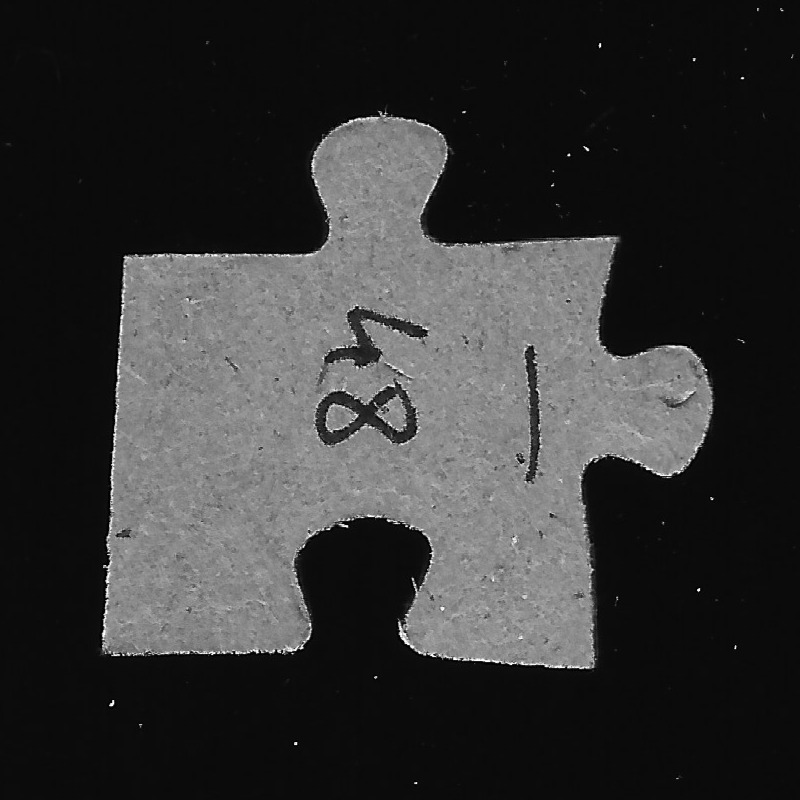
#> input picture data/single.JPG, 800 x 800 px
$ python debug_functions.py
#> lines starting #> are read from the running program, lines starting #| are printed output that depends on the picture; after the words box and inside, x2 and y2 are one past the last pixel; in counts of white or black regions, pixels touching at a corner belong together
### reference_py/preprocessing.py
import sys
from pathlib import Path
import matplotlib.pyplot as plt
from scipy.signal import find_peaks
from scipy.ndimage import filters
import numpy as np
from PIL import Image

PROJECT_ROOT = Path(__file__).resolve().parent.parent
if str(PROJECT_ROOT) not in sys.path:
    sys.path.insert(0, str(PROJECT_ROOT))

def load_grayscale_image(image_path):
#> called with image_path = '../data/single.JPG'
    image = Image.open(image_path).convert("L")
#| type: <class 'numpy.ndarray'>
#| shape: (800, 800)
#| dtype: uint8
#| min/max: 0 255
#| unique values (first 20): [ 0  1  2  3  4  5  6  7  8  9 10 11 12 13 14 15 16 17 18 19]
    return np.array(image)

# [5 lines left out: function show_img, not called in this run]


def create_gaussian_kernel(size=8, sigma=1.0):
    """
    Create a Gaussian kernel matrix.
    """
    ax = np.arange(-(size // 2), size // 2 + 1)
    xx, yy = np.meshgrid(ax, ax)
    kernel = np.exp(-(xx**2 + yy**2) / (2 * sigma**2))
    kernel = kernel / np.sum(kernel)
    return kernel

def gaussian_filter(image, kernel_size=5, sigma=1.0):

    """
    Apply Gaussian Blur manually using convolution.
    """
#> called with kernel_size = 5, sigma = 1
    # Create Gaussian kernel
    kernel = create_gaussian_kernel(kernel_size, sigma)

    # Image dimensions
    height, width = image.shape

    # Padding size
    pad = kernel_size // 2

    # Pad image borders
    padded = np.pad(image, pad_width=pad, mode='constant')

    # Output image
    blurred = np.zeros_like(image, dtype=np.float32)

    # Convolution
    for y in range(height):
        for x in range(width):
            # Extract local region
            region = padded[y:y + kernel_size, x:x + kernel_size]
            # Apply kernel
            blurred[y, x] = np.sum(region * kernel)
    return blurred.astype(np.uint8)
#| type: <class 'numpy.ndarray'>
#| shape: (800, 800)
#| dtype: uint8
#| min/max: 5 222
#| unique values (first 20): [ 5  6  7  8  9 10 11 12 13 14 15 16 17 18 19 20 21 22 23 24]

def otsu_threshold(image):

    hist, _ = np.histogram(image.ravel(), bins=256, range=(0, 256))
#> hist = 256 values, max 239603 at index 11, min 0 at index 0, mean 2500
    total_pixels = image.size
    sum_total = np.dot(np.arange(256), hist)
#> sum_total = 33199163

    sum_background = 0
    weight_background = 0
    max_variance = 0
    threshold = 0

    for t in range(256):

        weight_background += hist[t]
        if weight_background == 0:
            continue

        weight_foreground = total_pixels - weight_background
        if weight_foreground == 0:
            break

        sum_background += t * hist[t]
        mean_background = sum_background / weight_background
        mean_foreground = (sum_total - sum_background) / weight_foreground
        variance_between = (
            weight_background
            * weight_foreground
            * (mean_background - mean_foreground) ** 2
        )

        if variance_between > max_variance:
            max_variance = variance_between
            threshold = t
#> this loop made 223 passes
#> (weight_background, weight_foreground, sum_background, mean_background, mean_foreground, max_variance) on passes 6 to 13: (4, 639996, 20, 5, 51.87, 5.62e+09), (99, 639901, 590, 5.96, 51.88, 1.34e+11), (2905, 637095, 20232, 6.96, 52.08, 3.77e+12), (3296, 636704, 23360, 7.09, 52.11, 4.25e+12), (8625, 631375, 71321, 8.27, 52.47, 1.06e+13), (145980, 494020, 1444871, 9.9, 64.28, 2.13e+14), (385583, 254417, 4080504, 10.58, 114.5, 1.06e+15), (411795, 228205, 4395048, 10.67, 126.2, 1.25e+15)
#> after the loop, max_variance = 1.4e+15; sum_background = 33198941; threshold = 74; weight_background = 640000
    binary = image > threshold
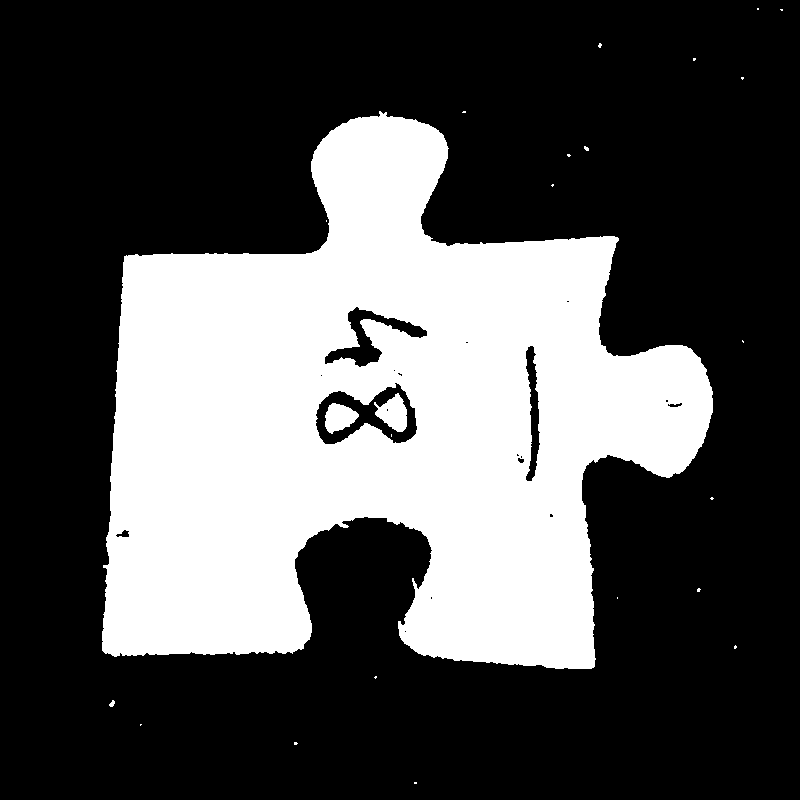
#> binary: shape (800, 800) bool; 32.1% white; 24 white regions (20 under 20 px), largest, box (x1, y1, x2, y2) and area: (102, 111, 713, 669) 203641, (374, 393, 407, 432) 775, (325, 403, 359, 434) 692, (109, 700, 115, 707) 27
    return binary.astype(np.uint8) * 255, threshold


# [10 lines that do not run on import are left out]

### reference_py/cleaning_and_boundary_extraction.py
import sys
from pathlib import Path
import matplotlib.pyplot as plt
from scipy.signal import find_peaks
from scipy.ndimage import filters
import numpy as np
from PIL import Image

PROJECT_ROOT = Path(__file__).resolve().parent.parent
if str(PROJECT_ROOT) not in sys.path:
    sys.path.insert(0, str(PROJECT_ROOT))


def load_grayscale_image(image_path):
    image = Image.open(image_path).convert("L")
    return np.array(image)


# [5 lines left out: function show_img, not called in this run]


def erode(image, kernel, iterations=1):

    result = image.copy()
    kh, kw = kernel.shape
    pad_h, pad_w = kh // 2, kw // 2

    for _ in range(iterations):

        padded = np.pad(result, ((pad_h, pad_h), (pad_w, pad_w)), mode="constant")
        new_image = np.zeros_like(result)
        for i in range(result.shape[0]):
            for j in range(result.shape[1]):
                region = padded[i : i + kh, j : j + kw]

                # Erosion: all kernel positions must match foreground
                if np.all(region[kernel == 1] == 255):
                    new_image[i, j] = 255
        result = new_image
    return result


def dilate(image, kernel, iterations=1):

    result = image.copy()
    kh, kw = kernel.shape
    pad_h, pad_w = kh // 2, kw // 2

    for _ in range(iterations):
        padded = np.pad(result, ((pad_h, pad_h), (pad_w, pad_w)), mode="constant")
        new_image = np.zeros_like(result)
        for i in range(result.shape[0]):
            for j in range(result.shape[1]):
                region = padded[i : i + kh, j : j + kw]

                # Dilation: any kernel position matches foreground
                if np.any(region[kernel == 1] == 255):
                    new_image[i, j] = 255
        result = new_image

    return result


def morphological_open(image, kernel, iterations=1):
    eroded = erode(image, kernel, iterations)
    opened = dilate(eroded, kernel, iterations)
    return opened


def get_external_boundary_mask(binary):

    binary = (binary > 0).astype(np.uint8)
    h, w = binary.shape

    # Find external black background
    external_bg = np.zeros((h, w), dtype=bool)

    stack = []

    for x in range(w):
        if binary[0, x] == 0:
            stack.append((0, x))

        if binary[h - 1, x] == 0:
            stack.append((h - 1, x))

    for y in range(h):

        if binary[y, 0] == 0:
            stack.append((y, 0))

        if binary[y, w - 1] == 0:
            stack.append((y, w - 1))

    neighbors4 = [(-1, 0), (1, 0), (0, -1), (0, 1)]

    while stack:
        y, x = stack.pop()
        if y < 0 or y >= h or x < 0 or x >= w:
            continue

        if external_bg[y, x]:
            continue

        if binary[y, x] != 0:
            continue

        external_bg[y, x] = True
        for dy, dx in neighbors4:
            stack.append((y + dy, x + dx))

    # Keep only white pixels touching external background

    boundary = np.zeros((h, w), dtype=np.uint8)

    neighbors8 = [(-1, -1), (-1, 0), (-1, 1), (0, -1), (0, 1), (1, -1), (1, 0), (1, 1)]

    for y in range(h):
        for x in range(w):
            if binary[y, x] == 0:
                continue

            for dy, dx in neighbors8:
                ny, nx = y + dy, x + dx
                if 0 <= ny < h and 0 <= nx < w:
                    if external_bg[ny, nx]:
                        boundary[y, x] = 255
                        break
    return boundary


# [26 lines that do not run on import are left out]

### reference_py/contour_to_signal.py
import sys
from pathlib import Path
import matplotlib.pyplot as plt
from scipy.signal import find_peaks
from scipy.ndimage import filters
import numpy as np
from PIL import Image

PROJECT_ROOT = Path(__file__).resolve().parent.parent
if str(PROJECT_ROOT) not in sys.path:
    sys.path.insert(0, str(PROJECT_ROOT))

DATA_DIR = PROJECT_ROOT / "data"
DEBUG_DIR = DATA_DIR / "test_data" / "debug_images"
DEBUG_DIR.mkdir(exist_ok=True)

def load_grayscale_image(image_path):
    image = Image.open(image_path).convert("L")
    return np.array(image)


# [5 lines left out: function show_img, not called in this run]


# Clockwise neighbors

DIRECTIONS = [
    (0, 1),  # right
    (1, 1),  # down-right
    (1, 0),  # down
    (1, -1),  # down-left
    (0, -1),  # left
    (-1, -1),  # up-left
    (-1, 0),  # up
    (-1, 1),  # up-right
]


def trace_contour(boundary):

    h, w = boundary.shape
    ys, xs = np.where(boundary > 0)

    if len(xs) == 0:
        return []

    # Start point
    start = (ys[0], xs[0])
    contour = [start]
    current = start
    prev_dir = 0
    visited = set()
    visited.add(start)

    while True:

        found = False

        # Moore neighborhood tracing
        for i in range(8):
            dir_idx = (prev_dir + i) % 8
            dy, dx = DIRECTIONS[dir_idx]
            ny = current[0] + dy
            nx = current[1] + dx

            if 0 <= ny < h and 0 <= nx < w and boundary[ny, nx]:

                next_point = (ny, nx)
                if next_point == start and len(contour) > 10:
                    return contour

                if next_point not in visited:
                    contour.append(next_point)
                    visited.add(next_point)
                    current = next_point
                    prev_dir = (dir_idx + 5) % 8
                    found = True
                    break

        if not found:
            break

    return contour


def simplify_chain_approx(contour):

    if len(contour) <= 2:
        return contour

    simplified = [contour[0]]

    for i in range(1, len(contour) - 1):
        y0, x0 = contour[i - 1]
        y1, x1 = contour[i]
        y2, x2 = contour[i + 1]
        dx1 = np.sign(x1 - x0)
        dy1 = np.sign(y1 - y0)
        dx2 = np.sign(x2 - x1)
        dy2 = np.sign(y2 - y1)

        # Keep only corners/direction changes
        if (dx1, dy1) != (dx2, dy2):
            simplified.append(contour[i])

    simplified.append(contour[-1])
    return simplified


def find_contour_chain_approx_simple(boundary):

    # boundary = get_external_boundary(binary)
    contour = trace_contour(boundary)
    contour = simplify_chain_approx(contour)

    # Convert to OpenCV-style (x, y)
    contour = np.array([(x, y) for y, x in contour])
    return contour


def smooth_contour(points, window=15):
    pts = np.array(points, dtype=float)
    xs = pts[:, 0]
    ys = pts[:, 1]

    # Circular padding (important for closed contours)
    pad = window // 2
    xs_pad = np.pad(xs, (pad, pad), mode="wrap")
    ys_pad = np.pad(ys, (pad, pad), mode="wrap")
    kernel = np.ones(window) / window
    xs_smooth = np.convolve(xs_pad, kernel, mode="valid")
    ys_smooth = np.convolve(ys_pad, kernel, mode="valid")
    smooth_points = [
        (int(round(x)), int(round(y))) for x, y in zip(xs_smooth, ys_smooth)
    ]

    return smooth_points


def enclosing_circle_approx(points):

    pts = np.array(points, dtype=float)
    min_x = np.min(pts[:, 0])
    max_x = np.max(pts[:, 0])
    min_y = np.min(pts[:, 1])
    max_y = np.max(pts[:, 1])

    cx = (min_x + max_x) / 2
    cy = (min_y + max_y) / 2

    distances = np.sqrt((pts[:, 0] - cx) ** 2 + (pts[:, 1] - cy) ** 2)
    radius = np.max(distances)
    return (cx, cy), radius


def radial_signal(points, center):
    cx, cy = center
    signal = []
    for x, y in points:
        d = np.sqrt((x - cx) ** 2 + (y - cy) ** 2)
        signal.append(d)
    return signal


def find_triangular_peaks(
    signal, min_distance=10, min_prominence=10, smooth_window=21, min_sharpness=20
):
    signal = np.asarray(signal, dtype=float)

    # Smooth
    # kernel = np.ones(smooth_window) / smooth_window
    # s = np.convolve(signal, kernel, mode="same")

    kernel = np.ones(smooth_window) / smooth_window
    pad = smooth_window // 2
    signal_pad = np.pad(signal, (pad, pad), mode="wrap")
    s = np.convolve(signal_pad, kernel, mode="valid")

    # Detect ONLY local maxima

    peaks_idx, props = find_peaks(s, distance=min_distance, prominence=min_prominence)

    selected = []

    for i in peaks_idx:

        left = max(0, i - 20)

        right = min(len(s), i + 20)

        sharpness = s[i] - np.mean([s[left], s[right - 1]])

        if sharpness >= min_sharpness:

            selected.append(i)

    return list(selected), [signal[i] for i in selected], s


# [138 lines that do not run on import are left out]

### reference_py/debug_functions.py
## To run: python reference_py/debug_functions.py
import sys
from pathlib import Path
import numpy as np
import matplotlib.pyplot as plt
import os

PROJECT_ROOT = Path(__file__).resolve().parent.parent
if str(PROJECT_ROOT) not in sys.path:
    sys.path.insert(0, str(PROJECT_ROOT))

DATA_DIR = PROJECT_ROOT / "data"
DEBUG_DIR = DATA_DIR / "test_data" / "debug_images"
DEBUG_DIR.mkdir(exist_ok=True)

from reference_py.preprocessing import load_grayscale_image, gaussian_filter, otsu_threshold
from reference_py.cleaning_and_boundary_extraction import (
    erode,
    dilate,
    morphological_open,
    get_external_boundary_mask,
)

from reference_py.contour_to_signal import (
    find_contour_chain_approx_simple,
    smooth_contour,
    enclosing_circle_approx,
    radial_signal,
    find_triangular_peaks,
)

def describe(name, arr):
    print(f"\n{name}")
    print("type:", type(arr))
    print("shape:", arr.shape)
    print("dtype:", arr.dtype)
    print("min/max:", arr.min(), arr.max())
    print("unique values (first 20):", np.unique(arr)[:20])

def save_img(name, arr):
    path = DEBUG_DIR / f"{name}.png"
    plt.imsave(path, arr, cmap="gray")
    print(f"saved: {path}")


image_path = "../data/single.JPG"

# -------------------------------
# preprocessing.py functions
# -------------------------------

image = load_grayscale_image(image_path)
describe("image", image)
save_img("debug_01_image", image)

blurred = gaussian_filter(image, kernel_size=5, sigma=1)
describe("blurred", blurred)
save_img("debug_02_blurred", blurred)

binary, threshold = otsu_threshold(blurred)
#> threshold = 74
print("\nthreshold:", threshold)
#| threshold: 74
describe("binary", binary)
#| type: <class 'numpy.ndarray'>
#| shape: (800, 800)
#| dtype: uint8
#| min/max: 0 255
#| unique values (first 20): [  0 255]
save_img("debug_03_binary", binary)

kernel = np.ones((4, 4), dtype=np.uint8)

# -------------------------------
# cleaning_and_coundary_extraction.py functions
# -------------------------------

eroded = erode(binary, kernel, iterations=1)
#> the loop in erode, `for _ in range(iterations): ` made 1 pass
#> pass 1, in erode, `padded = np.pad(result, ((pad_h, pad_h), (pad_w, pad_w)), mode="consta..`:
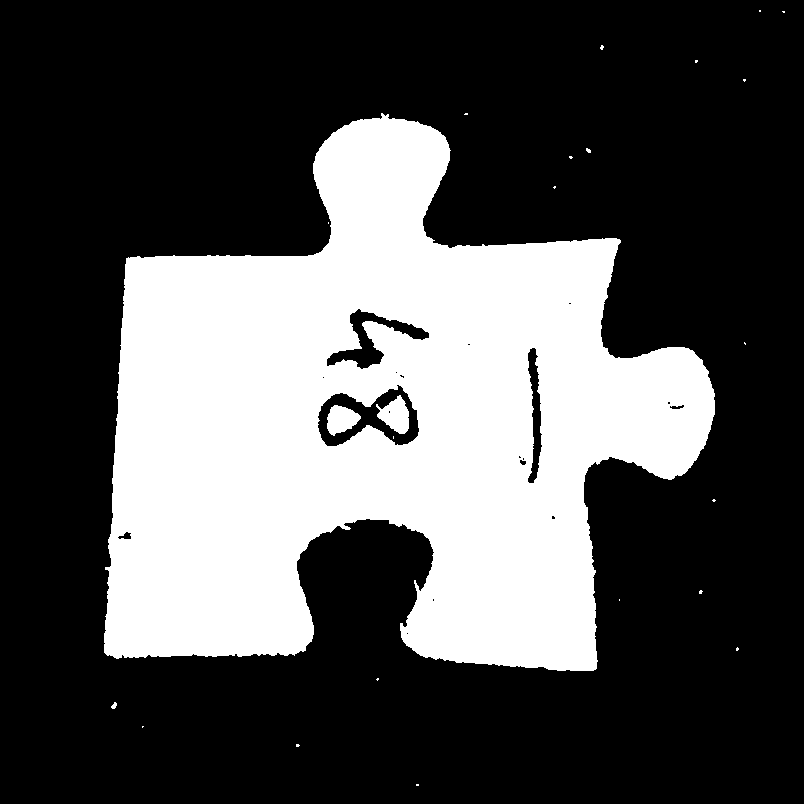
#> padded: shape (804, 804); 31.8% white; 24 white regions (20 under 20 px), largest, box (x1, y1, x2, y2) and area: (104, 113, 715, 671) 203641, (376, 395, 409, 434) 775, (327, 405, 361, 436) 692, (111, 702, 117, 709) 27
#> after the loop in erode, `for _ in range(iterations):`:
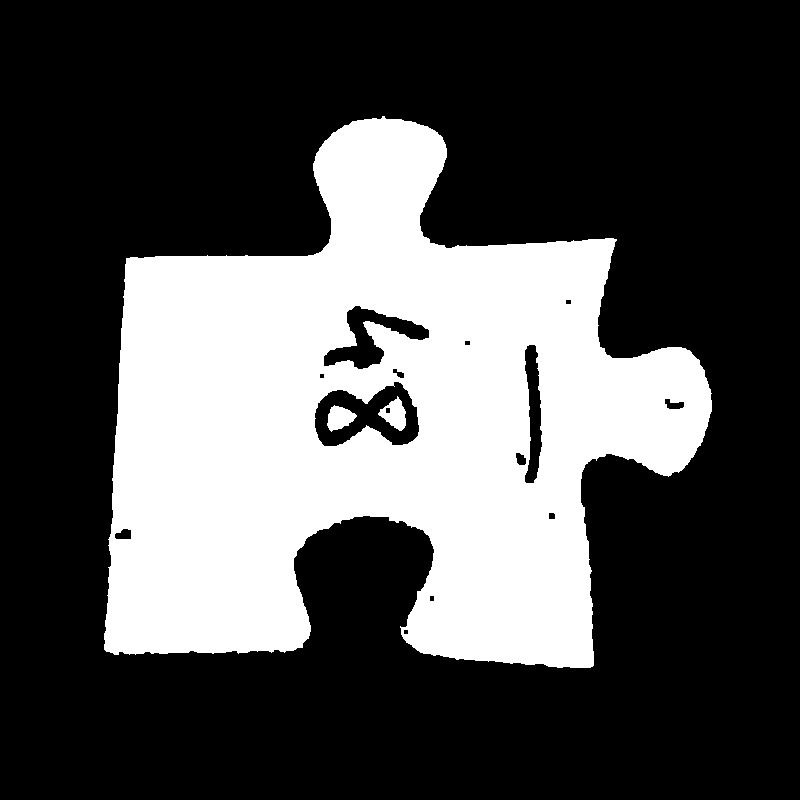
#> new_image: shape (800, 800); 30.9% white; 3 white regions, box (x1, y1, x2, y2) and area: (104, 116, 712, 668) 196589, (378, 396, 406, 431) 536, (327, 405, 357, 432) 504
describe("eroded", eroded)
#| type: <class 'numpy.ndarray'>
#| shape: (800, 800)
#| dtype: uint8
#| min/max: 0 255
#| unique values (first 20): [  0 255]
save_img("debug_04_eroded", eroded)

dilated = dilate(binary, kernel, iterations=1)
#> after the loop in dilate, `for _ in range(iterations):`:
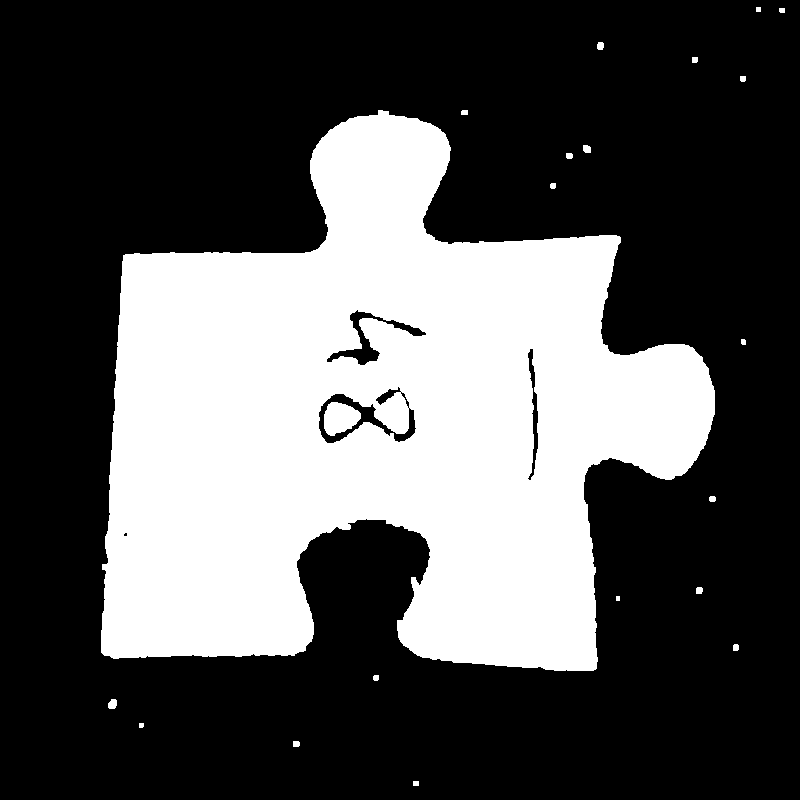
#> new_image: shape (800, 800); 33.3% white; 21 white regions, largest, box (x1, y1, x2, y2) and area: (101, 110, 715, 671) 211450, (324, 402, 361, 436) 899, (108, 699, 117, 709) 75
describe("dilated", dilated)
#| type: <class 'numpy.ndarray'>
#| shape: (800, 800)
#> (the rest of the program and of its run is left out)
